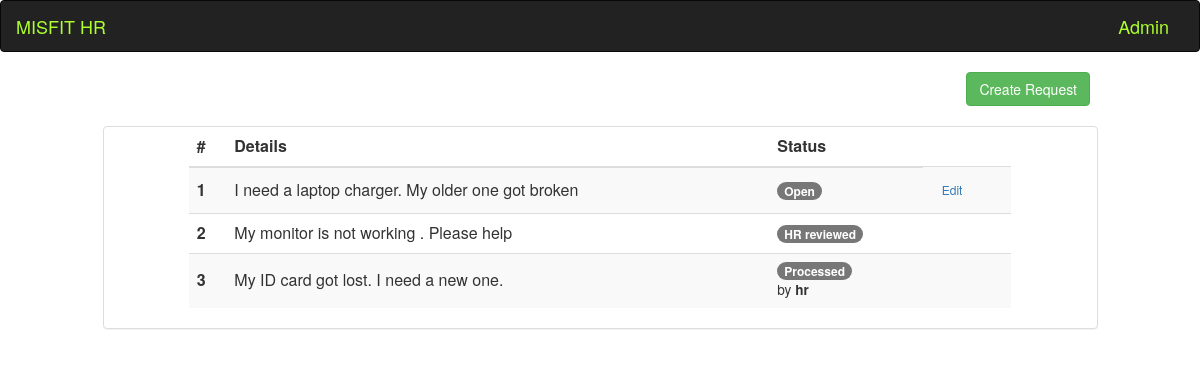
The app's page /requests (signed in), older data.
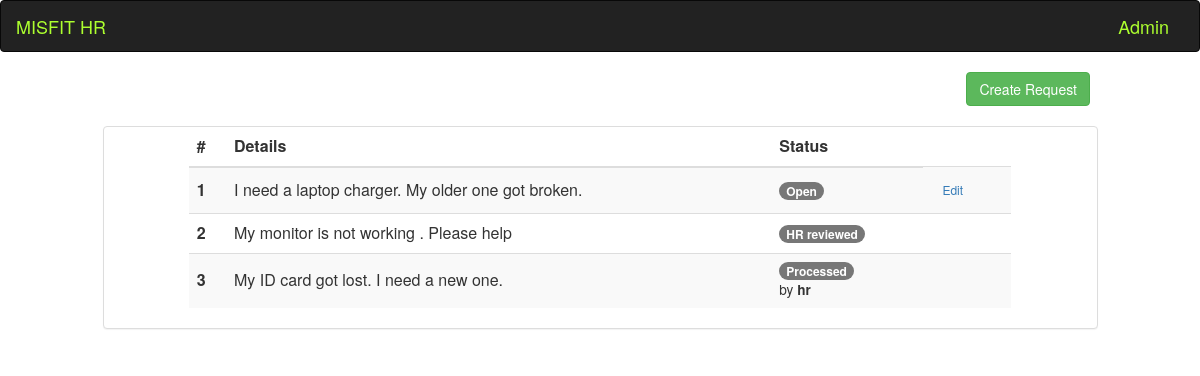
The same page, newer data.
### hr_app/models.py (models this page shows, shortened)
class Request(models.Model):
    statuses = (
        ('1', 'Open'),
        ('2', 'HR Reviewed'),
        ('3', 'Processed')
    )
    details = models.CharField(max_length=255)
    requester = models.ForeignKey(User, on_delete=models.CASCADE, related_name='%(class)s_requester_id')   # Who creates requests
    processor = models.ForeignKey(User, on_delete=models.SET_NULL, blank=True, null=True, related_name='%(class)s_request_processor_id')     # Who processes requests
    status = models.CharField(max_length=20, choices=statuses, default='1')     # status is open when created

class User(models.Model):
    user_types = (
        ('1', 'EMPLOYEE'),
        ('2', 'HR'),
        ('3', 'MANAGER')
    )
    name = models.CharField(max_length=100)
    email = models.EmailField(max_length=50)
    type = models.CharField(max_length=100, choices=user_types, default= '1')
    is_logged_in = models.BooleanField(default=False)
    image = models.BinaryField(blank=True)

### hr_app/views.py (the view)
# urls.py: path('requests', views.handle_request, name='request'),
def handle_request(request):        # Request index page and request create
    if 'user' in request.session:
        data = {}
        user = User.objects.get(id=request.session['user'])
        if request.method == 'POST':    # Create request
            req = Request(details=request.POST['request_details'], requester_id=user.id, status='1')
            req.save()
            return JsonResponse({'request_saved': True})
        data['user'] = user
        if user.type == '1':    # Employee: Show user specific requests
            requests = Request.objects.filter(requester=user)
        elif user.type == '2':  # HR: Show all requests
            requests = Request.objects.all()
        else:                   # Manager: Show HR reviewed requests
            requests = Request.objects.filter(status='2')
        for idx, req in enumerate(requests):    # Add requester and processor info
            requests[idx].requested_user = User.objects.get(id=req.requester.id)
            if req.processor:       # Request processor exists
                requests[idx].processor_user = User.objects.get(id=req.processor.id)
        data['requests'] = requests
        return render(request, 'request.html', data)
    return HttpResponseRedirect('/')        # Not authorized

### hr_app/templates/request.html (shortened to what this page needs)
{% extends 'index.html' %}
{% load bootstrap3 %}
{% block body_content %}
    {% if user.type == '1' %}
        <a href="#createRequestModal" data-toggle="modal" type="button" class="btn btn-success pull-right" style="margin-right: 110px; margin-bottom: 20px;">Create Request</a>
    {% else %}
        <a href="#" id="downloadPDF" type="button" class="btn btn-success pull-right" style="margin-right: 110px; margin-bottom: 20px;">Download PDF</a>
    {% endif %}
    <div class="row" id="requestContent">
        <div class="col-md-10 col-md-offset-1">
            <div class="panel panel-default">
                <div class="row">
                    <div class="col-md-10 col-md-offset-1">
                        <table class="table table-striped">
              <thead>
                <tr>
                  <th scope="col">#</th>
                  <th scope="col"> Details</th>
                  <th scope="col">Status</th>
                </tr>
              </thead>
              <tbody>
                {% for request in requests %}
                    <tr>
                    <th scope="row"> {{ forloop.counter }} </th>
                    <td>{{ request.details }}</td>
                    <td>
                        {% if request.status == '1' %}
                        <span class="badge badge-primary">Open</span>
                        {% elif request.status == '2' %}
                        <span class="badge badge-info">HR reviewed</span>
                        {% else %}
                        <span class="badge badge-success">Processed</span> <br>
                            {% if request.processor_user %}
                            <small>by <strong>{{ request.processor_user.name }} </strong></small>
                            {% endif %}
                        {% endif %}
                    </td>
                    <td class="editRequest">
                        {% if user.type == '1' and request.status == '1'%}
                        <a href="{% url 'hr:updateRequest' request.id %}" class="btn btn-sm">
                            Edit
                        </a>
                        {% endif %}
                    </td>
                    </tr>
                {% endfor %}
              </tbody>
            </table>
                    </div>
                </div>
            </div>
        </div>
    </div>
{% endblock %}

### hr_app/templates/index.html (shortened to what this page needs)
<html>
<head>   {% load staticfiles %} {% load bootstrap3 %}
    <link rel="stylesheet" href="{% static "bootstrap.min.css" %}">
    <link rel="stylesheet" href="{% static "jquery-ui.css" %}">
</head>
<body>
<nav class="navbar navbar-inverse">
	<div class="container-fluid">
		<div class="navbar-header" style="width: 100%">
      		<a class="navbar-brand" href="{%url 'hr:login'%}"><font color='GreenYellow'>MISFIT HR</font></a>
            {% if user.is_logged_in %}
                <a class="navbar-brand pull-right" href="{%url 'hr:logout'%}"><font color='GreenYellow'>Logout</font></a>
                <span class="navbar-brand pull-right">{{ user.name }} ({{ user.email }}) </span>
            {% else %}
                <a class="navbar-brand pull-right" href="/admin"><font color='GreenYellow'>Admin</font></a>
            {% endif %}
        </div>
	</div>
</nav>
{% block body_content %} {% endblock %}
</body>
</html>

### hr_app/templates/index.html (style rules this page uses)
th, td { vertical-align: middle !important; }

Row changes from the older to the newer data that the page shows:
changed Request: details "I need a laptop charger. My older one got broken" → "I need a laptop charger. My older one got broken."
